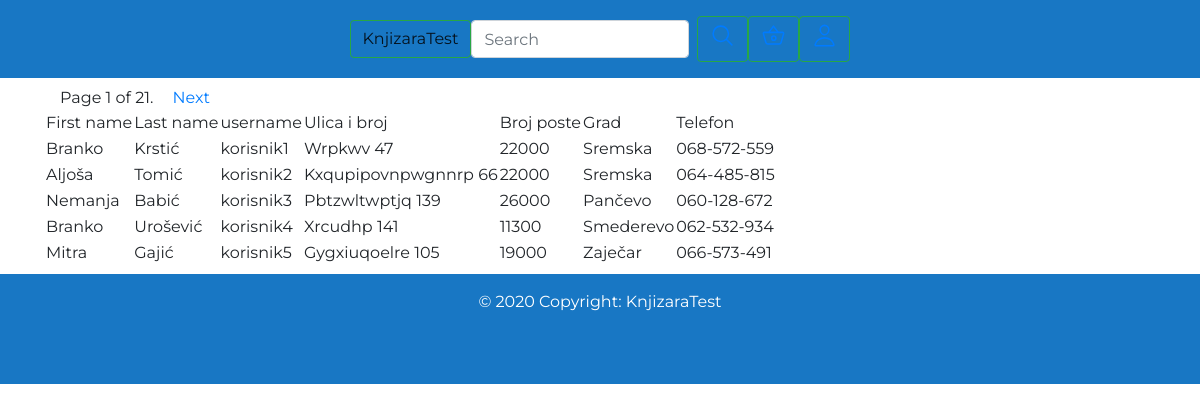
Page /nalog/lista_korisnika on the committed database.
### TaskRestAPI/models.py (models this page shows, shortened)
class Korisnici(models.Model):
    korisnik = models.OneToOneField(User,on_delete=models.CASCADE)
    ulicaIBroj = models.CharField(max_length=45, verbose_name="ulicaIBroj",null=True,default=None,blank=True)
    brojPoste = models.IntegerField(verbose_name="brojPoste",null=True,blank=True)
    grad = models.CharField(max_length=20, verbose_name="grad",null=True,default=None,blank=True)
    telefon = models.CharField(max_length=20, verbose_name="telefon",null=True,default=None,blank=True)
    is_korisnik = models.BooleanField(verbose_name='korisnikstatus', default=False)
    is_autor = models.BooleanField(verbose_name='autorstatus', default=False)

### TaskRestAPI/views.py (the view)
# urls.py: path(r'lista_korisnika',Korisnici_lista.as_view(),name="lista_korisnika"),
class Korisnici_lista(ListView):
    model = Korisnici
    template_name = 'public/lista_korisnika.html'
    paginate_by = 5
    def get_queryset(self):
        queryset = Korisnici.objects.filter(is_korisnik=True)
        lista = []
        for i in range(len(queryset)):
            recnik = {}
            recnik.setdefault("ulicaIBroj",queryset[i].ulicaIBroj)
            recnik.setdefault("brojPoste", queryset[i].brojPoste)
            recnik.setdefault("grad", queryset[i].grad)
            recnik.setdefault("telefon", queryset[i].telefon)
            user = User.objects.get(id=queryset[i].korisnik_id)
            recnik.setdefault("first_name",user.first_name)
            recnik.setdefault("last_name", user.last_name)
            recnik.setdefault("username", user.username)
            lista.append(recnik)
            user = None
        return lista

### templates/public/lista_korisnika.html (shortened to what this page needs)
{% extends 'public/base.html' %}
{% load static %}
{% block article_content %}
    <table>
        <tr>
            <td>First name</td>
            <td>Last name</td>
            <td>username</td>
            <td>Ulica i broj</td>
            <td>Broj poste</td>
            <td>Grad</td>
            <td>Telefon</td>
        </tr>
            {% if is_paginated %}
            <div class="pagination">
                <span>
                <span style="margin-left:15px;margin-right:15px;">
                    Page {{ page_obj.number }} of {{ page_obj.paginator.num_pages }}.
                </span>
                {% if page_obj.has_next %}
                    <a href="{% url "lista_korisnika" %}?page={{ page_obj.next_page_number }}">Next</a>
                {% endif %}
                </span>
            </div>
            {% endif %}
            {% for korisnik in object_list %}
                <tr>
                    <td>{{ korisnik.first_name }}</td>
                    <td>{{ korisnik.last_name }}</td>
                    <td>{{ korisnik.username }}</td>
                    <td>{{ korisnik.ulicaIBroj }}</td>
                    <td>{{ korisnik.brojPoste }}</td>
                    <td>{{ korisnik.grad }}</td>
                    <td>{{ korisnik.telefon }}</td>
                <tr>
            {% endfor %}
    </table>
{% endblock %}

### templates/public/base.html (shortened to what this page needs)
<!DOCTYPE html>
<html lang="en">
	<head>
		{% load static %}
		{% block headcss %}
			<link rel="stylesheet" href="https://stackpath.bootstrapcdn.com/bootstrap/4.4.1/css/bootstrap.min.css">
			<link rel="stylesheet" href='{% static "css/style.css" %}' type="text/css">
		{% endblock %}
	</head>
	<body>
		<nav class="navbar navbar-light bg-light justify-content-center header-footer-bg-color">
			  <form class="form-inline">
				<button class="btn btn-outline-success my-2 my-sm-0" type="submit"><a href="{% url 'index' %}" data-info="logo">KnjizaraTest</a></button>
				<input class="form-control mr-sm-2" type="search" placeholder="Search" aria-label="Search">
				<button class="btn btn-outline-success my-2 my-sm-0" type="submit"><a href="{% url 'index' %}"> <ion-icon style="font-size:25px;" name="search-outline"></ion-icon></a></button>
				<button class="btn btn-outline-success my-2 my-sm-0" type="submit"><a href="{% url "dodavanje_stavke_narudzbine" %}"><ion-icon style="font-size:25px;" name="basket-outline"></ion-icon></a></button>
				<button class="btn btn-outline-success my-2" type="submit"><a href="{% url "nalog" %}"><ion-icon style="font-size:25px;" name="person-outline"></ion-icon></a></button>
			  </form>
		</nav>
		<div class="container justify-content-center" style="margin-bottom:8px;margin-top:8px;">
			{% block article_content %}{% endblock %}
		</div>
		<footer class="page-footer font-small blue">
			<div class="footer-copyright text-center py-3 footer-dj">© 2020 Copyright:
				<a href="#" style="color:white;"> KnjizaraTest</a>
			</div>
		</footer>
    </body>
</html>

### templates/static/css/style.css (style rules this page uses)
body { font-family: 'Montserrat', sans-serif; margin:0px; }
a[data-info="logo"] { color: #04121e; }
.footer-dj { height:110px; background-color: #1877c4 !important; color:white; }
.header-footer-bg-color { background-color: #1877c4 !important; }

### rows in the picture
Korisnici: ulicaIBroj "Wrpkwv 47", grad "Sremska", telefon "068-572-559"
Korisnici: ulicaIBroj "Kxqupipovnpwgnnrp 66", grad "Sremska", telefon "064-485-815"
Korisnici: ulicaIBroj "Pbtzwltwptjq 139", grad "Pančevo", telefon "060-128-672"
Korisnici: ulicaIBroj "Xrcudhp 141", grad "Smederevo", telefon "062-532-934"
Korisnici: ulicaIBroj "Gygxiuqoelre 105", grad "Zaječar", telefon "066-573-491"

### other values in the picture
{{ page_obj.number }} "1"
{{ page_obj.paginator.num_pages }} "21"
{{ korisnik.first_name }} "Branko" "Aljoša" "Nemanja" "Branko" "Mitra"
{{ korisnik.last_name }} "Krstić" "Tomić" "Babić" "Urošević" "Gajić"
{{ korisnik.username }} "korisnik1" "korisnik2" "korisnik3" "korisnik4" "korisnik5"
{{ korisnik.brojPoste }} "22000" "22000" "26000" "11300" "19000"
